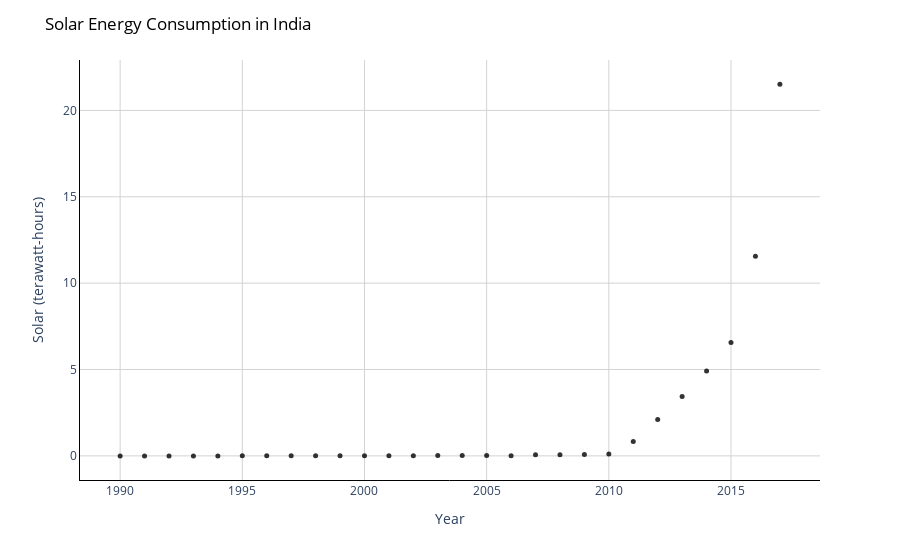

Notebook code cell kept with this figure:
### Code cell
# Create a scatter plot
fig = px.scatter(df, x=df['Year'], y=df['Solar (terawatt-hours)'], 
                 opacity=0.8, color_discrete_sequence=['black'])
# Change chart background color
fig.update_layout(dict(plot_bgcolor = 'white'))

# Update axes lines
fig.update_xaxes(showgrid=True, gridwidth=1, gridcolor='lightgrey', 
                 zeroline=True, zerolinewidth=1, zerolinecolor='lightgrey', 
                 showline=True, linewidth=1, linecolor='black')

fig.update_yaxes(showgrid=True, gridwidth=1, gridcolor='lightgrey', 
                 zeroline=True, zerolinewidth=1, zerolinecolor='lightgrey', 
                 showline=True, linewidth=1, linecolor='black')

fig.update_yaxes(showgrid=True, gridwidth=1, gridcolor='lightgrey', 
                 zeroline=True, zerolinewidth=1, zerolinecolor='lightgrey', 
                 showline=True, linewidth=1, linecolor='black')

# Set figure title
fig.update_layout(title=dict(text="Solar Energy Consumption in India", 
                             font=dict(color='black')))
# Update marker size
fig.update_traces(marker=dict(size=5))

fig.show()

### Figure 1 — Plotly figure (JSON) as saved in the notebook; plotly's stock layout.template omitted (floating-point values rounded to 4 significant figures)
{"data": [{"hovertemplate": "Year=%{x}<br>Solar (terawatt-hours)=%{y}<extra></extra>", "legendgroup": "", "marker": {"color": "black", "opacity": 0.8, "size": 5, "symbol": "circle"}, "mode": "markers", "name": "", "orientation": "v", "showlegend": false, "type": "scatter", "x": [1990, 1991, 1992, 1993, 1994, 1995, 1996, 1997, 1998, 1999, 2000, 2001, 2002, 2003, 2004, 2005, 2006, 2007, 2008, 2009, 2010, 2011, 2012, 2013, 2014, 2015, 2016, 2017], "xaxis": "x", "y": [0, 0, 0, 0, 0, 0.00101, 0.006061, 0.006061, 0.006061, 0.006061, 0.007071, 0.01111, 0.01313, 0.01616, 0.01818, 0.01818, 0.0072, 0.059, 0.063, 0.075, 0.113, 0.827, 2.099, 3.433, 4.909, 6.566, 11.56, 21.52], "yaxis": "y"}], "layout": {"legend": {"tracegroupgap": 0}, "margin": {"t": 60}, "plot_bgcolor": "white", "title": {"font": {"color": "black"}, "text": "Solar Energy Consumption in India"}, "xaxis": {"anchor": "y", "domain": [0, 1], "gridcolor": "lightgrey", "gridwidth": 1, "linecolor": "black", "linewidth": 1, "showgrid": true, "showline": true, "title": {"text": "Year"}, "zeroline": true, "zerolinecolor": "lightgrey", "zerolinewidth": 1}, "yaxis": {"anchor": "x", "domain": [0, 1], "gridcolor": "lightgrey", "gridwidth": 1, "linecolor": "black", "linewidth": 1, "showgrid": true, "showline": true, "title": {"text": "Solar (terawatt-hours)"}, "zeroline": true, "zerolinecolor": "lightgrey", "zerolinewidth": 1}}}
